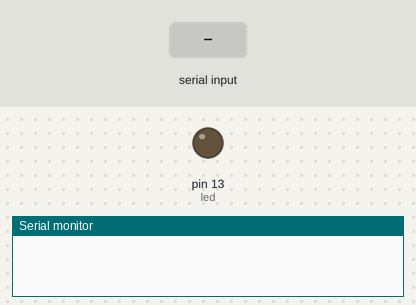
Bench run of a sketch on a simulated Arduino Uno, built with avr-gcc and run on an emulated ATmega328P. Parts: output pins drawn as LEDs (lit = HIGH), the last lines printed to the serial monitor. Inputs (shaded band) come from the test bench.

Above: at 1.2 s.
1.3 s: "A" received over Serial
At 1.7 s:
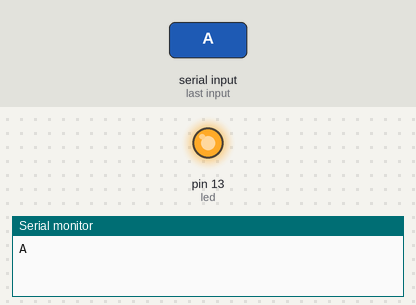
2.8 s: "a" received over Serial
At 4.0 s:
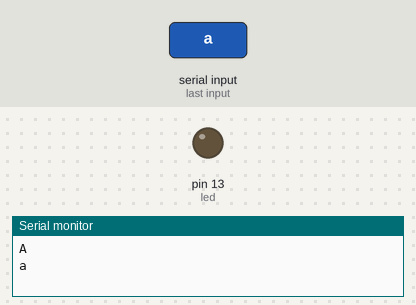
Timing chart, 0 to 5.8 s (numbered marks = the images above; inputs shaded):
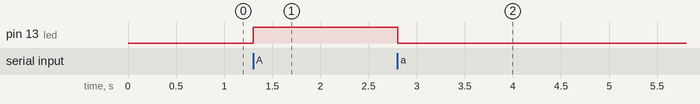

Measured:
- after the input at 1.3 s, pin 13 (led): LOW → HIGH at once
- after the input at 2.8 s, pin 13 (led): HIGH → LOW at once

The sketch:

teste_comp.ino
```cpp
const byte led = 13;

void setup() {
  Serial.begin(4800);
  pinMode(led,OUTPUT);
  digitalWrite(led,LOW);

}

void loop() {
  if(Serial.available()>0) {
    char c=Serial.read();
    Serial.println(c);
    if(c =='A') {
      digitalWrite(led,HIGH);
     }
     if(c=='a'){
        digitalWrite(led,LOW);
      }
}
}
```
